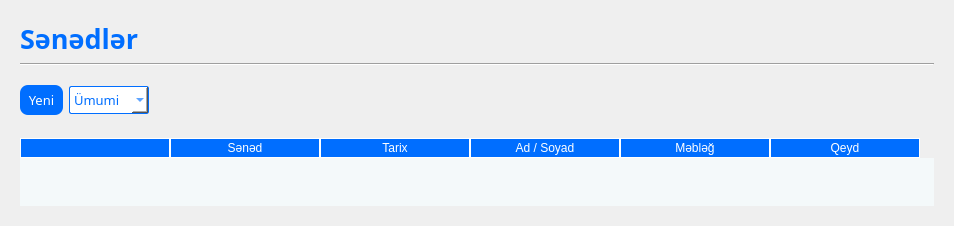
         <widget class="QWidget" name="documents_page">
          <layout class="QVBoxLayout" name="verticalLayout_20">
           <item>
            <widget class="QWidget" name="documents_widget" native="true">
             <property name="focusPolicy">
              <enum>Qt::NoFocus</enum>
             </property>
             <layout class="QVBoxLayout" name="verticalLayout_18">
              <item>
               <widget class="QLabel" name="label_documents">
                <property name="font">
                 <font>
                  <family>Sans Serif</family>
                  <pointsize>20</pointsize>
                  <weight>75</weight>
                  <bold>true</bold>
                 </font>
                </property>
                <property name="focusPolicy">
                 <enum>Qt::NoFocus</enum>
                </property>
                <property name="styleSheet">
                 <string notr="true">background-color:transparent;
color:#006EFF;</string>
                </property>
                <property name="text">
                 <string>Sənədlər</string>
                </property>
               </widget>
              </item>
              <item>
               <widget class="Line" name="line_4">
                <property name="focusPolicy">
                 <enum>Qt::NoFocus</enum>
                </property>
                <property name="orientation">
                 <enum>Qt::Horizontal</enum>
                </property>
               </widget>
              </item>
              <item>
               <spacer name="verticalSpacer_16">
                <property name="focusPolicy">
                 <enum>Qt::NoFocus</enum>
                </property>
                <property name="orientation">
                 <enum>Qt::Vertical</enum>
                </property>
                <property name="sizeType">
                 <enum>QSizePolicy::Fixed</enum>
                </property>
                <property name="sizeHint" stdset="0">
                 <size>
                  <width>20</width>
                  <height>13</height>
                 </size>
                </property>
               </spacer>
              </item>
              <item>
               <layout class="QHBoxLayout" name="horizontalLayout_14">
                <item>
                 <widget class="QPushButton" name="button_new_document">
                  <property name="maximumSize">
                   <size>
                    <width>125</width>
                    <height>16777215</height>
                   </size>
                  </property>
                  <property name="font">
                   <font>
                    <family>Sans Serif</family>
                    <pointsize>10</pointsize>
                    <weight>50</weight>
                    <bold>false</bold>
                   </font>
                  </property>
                  <property name="cursor">
                   <cursorShape>PointingHandCursor</cursorShape>
                  </property>
                  <property name="focusPolicy">
                   <enum>Qt::NoFocus</enum>
                  </property>
                  <property name="toolTip">
                   <string>Ctrl+N</string>
                  </property>
                  <property name="styleSheet">
                   <string notr="true">QPushButton{
	background-color:#006EFF;
	color:white;
	border:none;
	border-radius:8px;
	height:30px;
	padding:0 5px 0 5px;
}

QPushButton:hover {
    background-color:rgb(2, 100, 221); 
}

QPushButton:pressed {
    background-color: #006EFF; 
}</string>
                  </property>
                  <property name="text">
                   <string> Yeni </string>
                  </property>
                  <property name="icon">
                   <iconset resource="resources.qrc">
                    <normaloff>:/icons/add_document.png</normaloff>:/icons/add_document.png</iconset>
                  </property>
                  <property name="iconSize">
                   <size>
                    <width>20</width>
                    <height>20</height>
                   </size>
                  </property>
                  <property name="shortcut">
                   <string>Ctrl+N</string>
                  </property>
                  <property name="checkable">
                   <bool>true</bool>
                  </property>
                  <property name="autoExclusive">
                   <bool>true</bool>
                  </property>
                 </widget>
                </item>
                <item>
                 <widget class="QComboBox" name="combobox_type_documents">
                  <property name="minimumSize">
                   <size>
                    <width>0</width>
                    <height>0</height>
                   </size>
                  </property>
                  <property name="maximumSize">
                   <size>
                    <width>16777215</width>
                    <height>16777215</height>
                   </size>
                  </property>
                  <property name="font">
                   <font>
                    <family>Sans Serif</family>
                    <pointsize>10</pointsize>
                    <weight>50</weight>
                    <bold>false</bold>
                   </font>
                  </property>
                  <property name="cursor">
                   <cursorShape>PointingHandCursor</cursorShape>
                  </property>
                  <property name="focusPolicy">
                   <enum>Qt::NoFocus</enum>
                  </property>
                  <property name="toolTip">
                   <string>Sənəd növləri</string>
                  </property>
                  <property name="styleSheet">
                   <string notr="true">QComboBox {
    border:1px solid #006EFF;
	border-radius:2px;
    background-color: rgb(255, 255, 255);
	height:26px;
	width:60px;
	color:#006EFF;
}

</string>
                  </property>
                  <property name="currentText">
                   <string>Ümumi</string>
                  </property>
                  <property name="frame">
                   <bool>true</bool>
                  </property>
                  <item>
                   <property name="text">
                    <string comment="dsffsd">Ümumi</string>
                   </property>
                  </item>
                  <item>
                   <property name="text">
                    <string>Alış</string>
                   </property>
                  </item>
                  <item>
                   <property name="text">
                    <string>Satış</string>
                   </property>
                  </item>
                 </widget>
                </item>
                <item>
                 <spacer name="horizontalSpacer_16">
                  <property name="focusPolicy">
                   <enum>Qt::NoFocus</enum>
                  </property>
                  <property name="orientation">
                   <enum>Qt::Horizontal</enum>
                  </property>
                  <property name="sizeType">
                   <enum>QSizePolicy::Fixed</enum>
                  </property>
                  <property name="sizeHint" stdset="0">
                   <size>
                    <width>20</width>
                    <height>20</height>
                   </size>
                  </property>
                 </spacer>
                </item>
                <item>
                 <widget class="QPushButton" name="button_choose_stakeholder">
                  <property name="minimumSize">
                   <size>
                    <width>0</width>
                    <height>0</height>
                   </size>
                  </property>
                  <property name="maximumSize">
                   <size>
                    <width>50</width>
                    <height>30</height>
                   </size>
                  </property>
                  <property name="font">
                   <font>
                    <family>Sans Serif</family>
                    <pointsize>11</pointsize>
                    <weight>50</weight>
                    <bold>false</bold>
                   </font>
                  </property>
                  <property name="cursor">
                   <cursorShape>PointingHandCursor</cursorShape>
                  </property>
                  <property name="focusPolicy">
                   <enum>Qt::NoFocus</enum>
                  </property>
                  <property name="toolTip">
                   <string>Filtrlə - Ctrl+F</string>
                  </property>
                  <property name="layoutDirection">
                   <enum>Qt::LeftToRight</enum>
                  </property>
                  <property name="autoFillBackground">
                   <bool>false</bool>
                  </property>
                  <property name="styleSheet">
                   <string notr="true">QPushButton{
	border:none;
}</string>
                  </property>
                  <property name="text">
                   <string/>
                  </property>
                  <property name="icon">
                   <iconset resource="resources.qrc">
                    <normaloff>:/icons/customer_blue.png</normaloff>:/icons/customer_blue.png</iconset>
                  </property>
                  <property name="iconSize">
                   <size>
                    <width>18</width>
                    <height>18</height>
                   </size>
                  </property>
                  <property name="shortcut">
                   <string>Ctrl+F</string>
                  </property>
                  <property name="checkable">
                   <bool>true</bool>
                  </property>
                  <property name="autoExclusive">
                   <bool>true</bool>
                  </property>
                 </widget>
                </item>
                <item>
                 <widget class="QPushButton" name="button_clear_stakeholder">
                  <property name="minimumSize">
                   <size>
                    <width>0</width>
                    <height>0</height>
                   </size>
                  </property>
                  <property name="maximumSize">
                   <size>
                    <width>20</width>
                    <height>30</height>
                   </size>
                  </property>
                  <property name="font">
                   <font>
                    <family>Sans Serif</family>
                    <pointsize>10</pointsize>
                    <weight>50</weight>
                    <bold>false</bold>
                   </font>
                  </property>
                  <property name="cursor">
                   <cursorShape>PointingHandCursor</cursorShape>
                  </property>
                  <property name="focusPolicy">
                   <enum>Qt::NoFocus</enum>
                  </property>
                  <property name="toolTip">
                   <string>Təmizlə - Delete</string>
                  </property>
                  <property name="layoutDirection">
                   <enum>Qt::LeftToRight</enum>
                  </property>
                  <property name="autoFillBackground">
                   <bool>false</bool>
                  </property>
                  <property name="styleSheet">
                   <string notr="true">QPushButton{
	border:none;
	margin-left:5px;
}
</string>
                  </property>
                  <property name="text">
                   <string/>
                  </property>
                  <property name="icon">
                   <iconset resource="resources.qrc">
                    <normaloff>:/icons/cross.png</normaloff>:/icons/cross.png</iconset>
                  </property>
                  <property name="iconSize">
                   <size>
                    <width>14</width>
                    <height>14</height>
                   </size>
                  </property>
                  <property name="shortcut">
                   <string>Del</string>
                  </property>
                  <property name="checkable">
                   <bool>true</bool>
                  </property>
                  <property name="autoExclusive">
                   <bool>false</bool>
                  </property>
                 </widget>
                </item>
                <item>
                 <widget class="QLabel" name="label_document_stakeholder">
                  <property name="minimumSize">
                   <size>
                    <width>200</width>
                    <height>25</height>
                   </size>
                  </property>
                  <property name="maximumSize">
                   <size>
                    <width>16777215</width>
                    <height>25</height>
                   </size>
                  </property>
                  <property name="font">
                   <font>
                    <family>Sans Serif</family>
                    <pointsize>11</pointsize>
                    <weight>50</weight>
                    <bold>false</bold>
                    <underline>false</underline>
                   </font>
                  </property>
                  <property name="focusPolicy">
                   <enum>Qt::NoFocus</enum>
                  </property>
                  <property name="styleSheet">
                   <string notr="true"/>
                  </property>
                  <property name="text">
                   <string/>
                  </property>
                  <property name="scaledContents">
                   <bool>true</bool>
                  </property>
                  <property name="wordWrap">
                   <bool>false</bool>
                  </property>
                  <property name="indent">
                   <number>1</number>
                  </property>
                 </widget>
                </item>
                <item>
                 <widget class="QLabel" name="label_document_stakeholder_id">
                  <property name="minimumSize">
                   <size>
                    <width>0</width>
                    <height>0</height>
                   </size>
                  </property>
                  <property name="maximumSize">
                   <size>
                    <width>16777215</width>
                    <height>25</height>
                   </size>
                  </property>
                  <property name="font">
                   <font>
                    <family>Sans Serif</family>
                    <pointsize>10</pointsize>
                    <weight>50</weight>
                    <bold>false</bold>
                    <underline>false</underline>
                   </font>
                  </property>
                  <property name="focusPolicy">
                   <enum>Qt::NoFocus</enum>
                  </property>
                  <property name="styleSheet">
                   <string notr="true">color:transparent;</string>
                  </property>
                  <property name="text">
                   <string/>
                  </property>
                  <property name="scaledContents">
                   <bool>true</bool>
                  </property>
                  <property name="wordWrap">
                   <bool>false</bool>
                  </property>
                  <property name="indent">
                   <number>1</number>
                  </property>
                 </widget>
                </item>
                <item>
                 <spacer name="horizontalSpacer_14">
                  <property name="focusPolicy">
                   <enum>Qt::NoFocus</enum>
                  </property>
                  <property name="orientation">
                   <enum>Qt::Horizontal</enum>
                  </property>
                  <property name="sizeHint" stdset="0">
                   <size>
                    <width>20</width>
                    <height>20</height>
                   </size>
                  </property>
                 </spacer>
                </item>
               </layout>
              </item>
              <item>
               <spacer name="verticalSpacer_17">
                <property name="focusPolicy">
                 <enum>Qt::NoFocus</enum>
                </property>
                <property name="orientation">
                 <enum>Qt::Vertical</enum>
                </property>
                <property name="sizeType">
                 <enum>QSizePolicy::Fixed</enum>
                </property>
                <property name="sizeHint" stdset="0">
                 <size>
                  <width>17</width>
                  <height>17</height>
                 </size>
                </property>
               </spacer>
              </item>
              <item>
               <widget class="QTableWidget" name="table_documents">
                <property name="cursor" stdset="0">
                 <cursorShape>PointingHandCursor</cursorShape>
                </property>
                <property name="focusPolicy">
                 <enum>Qt::NoFocus</enum>
                </property>
                <property name="styleSheet">
                 <string notr="true">QHeaderView::section{
	background-color:#006EFF;
	color:white;
	border:1px solid white;
}

QTableWidget{
	background-color:#f4f9fa;
}

QTableWidget::item {
	background-color:rgb(230, 234, 255);
	border:4px solid #f4f9fa;
	border-right:0px;
	border-left:0px;
	border-bottom:0px;
}

QTableWidget::item:selected {
    background-color: #006EFF;
    color: white;
}</string>
                </property>
                <property name="frameShape">
                 <enum>QFrame::NoFrame</enum>
                </property>
                <property name="sizeAdjustPolicy">
                 <enum>QAbstractScrollArea::AdjustToContents</enum>
                </property>
                <property name="editTriggers">
                 <set>QAbstractItemView::NoEditTriggers</set>
                </property>
                <property name="tabKeyNavigation">
                 <bool>false</bool>
                </property>
                <property name="showDropIndicator" stdset="0">
                 <bool>false</bool>
                </property>
                <property name="dragDropOverwriteMode">
                 <bool>false</bool>
                </property>
                <property name="alternatingRowColors">
                 <bool>false</bool>
                </property>
                <property name="selectionMode">
                 <enum>QAbstractItemView::SingleSelection</enum>
                </property>
                <property name="showGrid">
                 <bool>false</bool>
                </property>
                <property name="gridStyle">
                 <enum>Qt::NoPen</enum>
                </property>
                <property name="sortingEnabled">
                 <bool>false</bool>
                </property>
                <property name="rowCount">
                 <number>0</number>
                </property>
                <attribute name="horizontalHeaderMinimumSectionSize">
                 <number>31</number>
                </attribute>
                <attribute name="horizontalHeaderDefaultSectionSize">
                 <number>150</number>
                </attribute>
                <attribute name="verticalHeaderVisible">
                 <bool>false</bool>
                </attribute>
                <column>
                 <property name="text">
                  <string/>
                 </property>
                </column>
                <column>
                 <property name="text">
                  <string>Sənəd</string>
                 </property>
                </column>
                <column>
                 <property name="text">
                  <string>Tarix</string>
                 </property>
                </column>
                <column>
                 <property name="text">
                  <string>Ad / Soyad</string>
                 </property>
                </column>
                <column>
                 <property name="text">
                  <string>Məbləğ</string>
                 </property>
                </column>
                <column>
                 <property name="text">
                  <string>Qeyd</string>
                 </property>
                </column>
               </widget>
              </item>
             </layout>
            </widget>
           </item>
          </layout>
         </widget>
